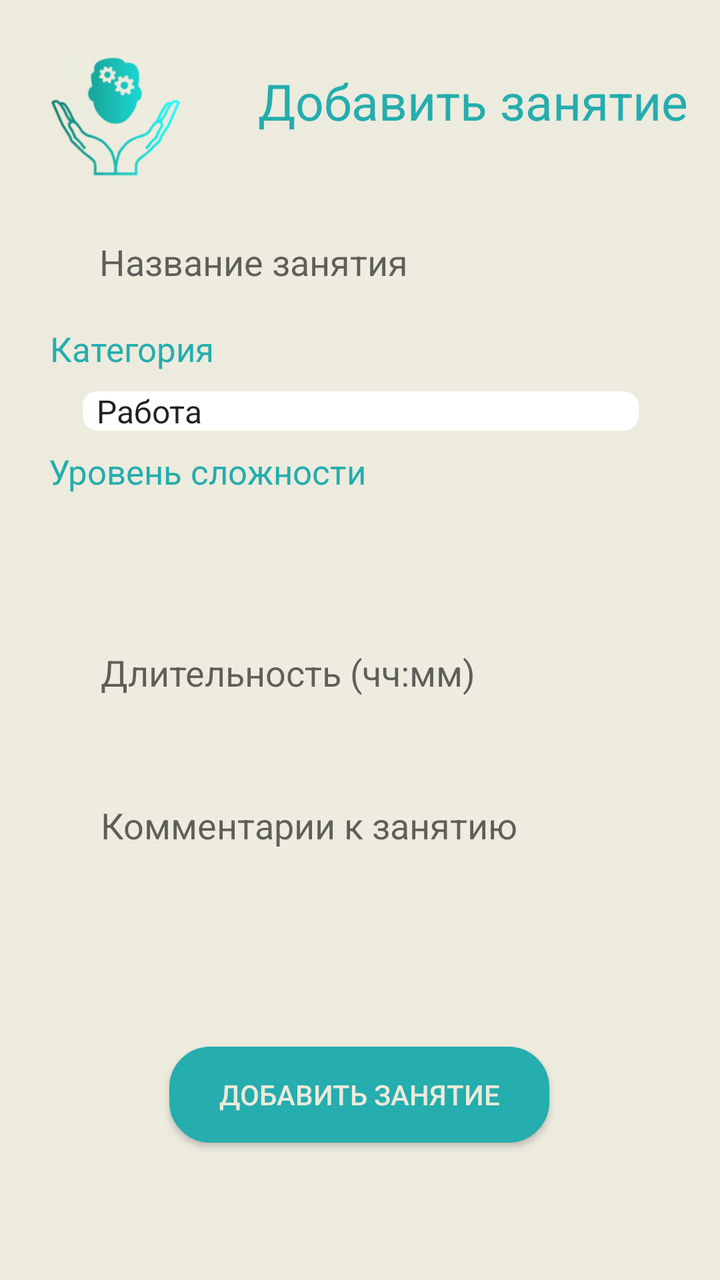
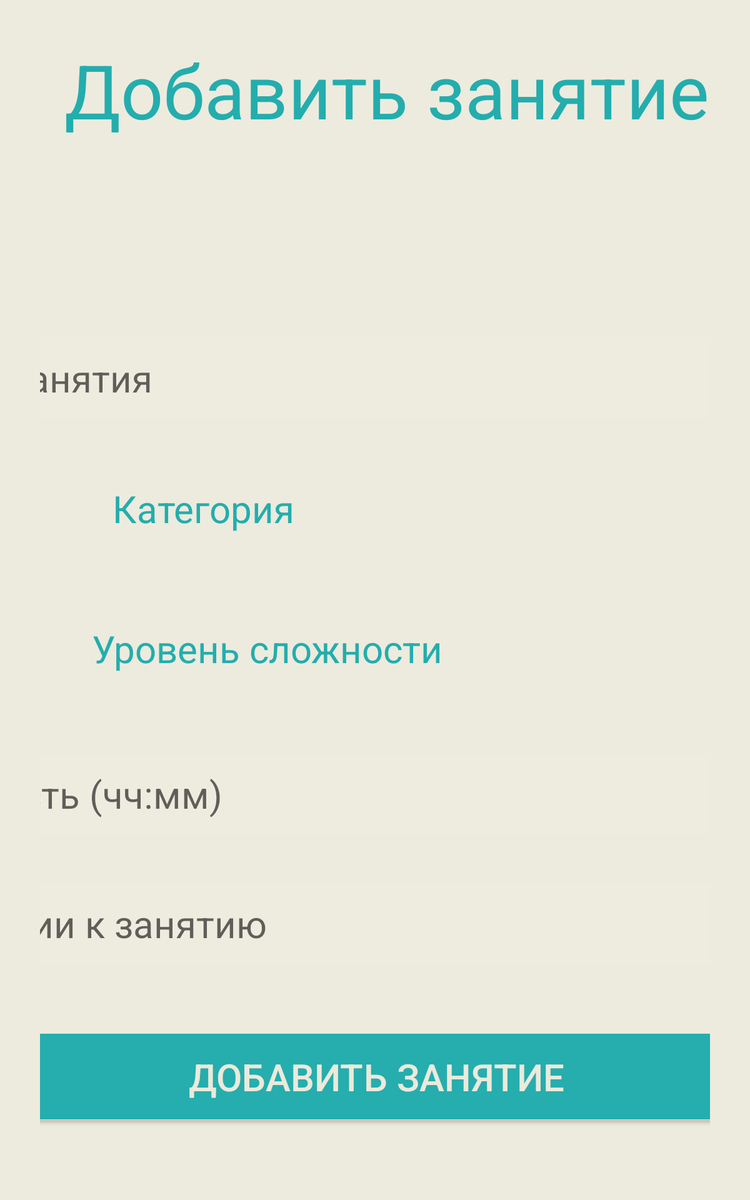

First picture: res/layout/ on a phone held upright. Second picture: the repository's own variant of that layout, on a device whose configuration matches the variant's folder. Source for both follows.
<!-- AndroidManifest.xml: application theme Theme.EmoMind -->
<!-- res/layout/activity_adding_event.xml -->
<?xml version="1.0" encoding="utf-8"?>
<androidx.constraintlayout.widget.ConstraintLayout xmlns:android="http://schemas.android.com/apk/res/android"
    xmlns:app="http://schemas.android.com/apk/res-auto"
    xmlns:tools="http://schemas.android.com/tools"
    android:layout_width="match_parent"
    android:layout_height="match_parent"
    android:background="#ECEBDE"
    android:padding="16dp">

    <TextView
        android:id="@+id/textView3"
        android:layout_width="wrap_content"
        android:layout_height="wrap_content"
        android:shadowColor="#24ADAD"
        android:text="@string/difficulty_level"
        android:textColor="#24ADAD"
        android:textColorLink="#24ADAD"
        android:textSize="17sp"
        app:layout_constraintBottom_toBottomOf="parent"
        app:layout_constraintEnd_toEndOf="parent"
        app:layout_constraintHorizontal_bias="0.05"
        app:layout_constraintStart_toStartOf="parent"
        app:layout_constraintTop_toTopOf="parent"
        app:layout_constraintVertical_bias="0.356" />

    <ImageView
        android:id="@+id/imageView6"
        android:layout_width="80dp"
        android:layout_height="80dp"
        app:layout_constraintBottom_toBottomOf="parent"
        app:layout_constraintEnd_toStartOf="@+id/textViewAddActivity"
        app:layout_constraintHorizontal_bias="0.0"
        app:layout_constraintStart_toStartOf="parent"
        app:layout_constraintTop_toTopOf="parent"
        app:layout_constraintVertical_bias="0.0"
        app:srcCompat="@drawable/image_2024_09_21_13_00_45" />

    <TextView
        android:id="@+id/textViewAddActivity"
        android:layout_width="wrap_content"
        android:layout_height="wrap_content"
        android:text="@string/add_activity"
        android:textColor="#24ADAD"
        android:textSize="25sp"
        android:textStyle="normal"
        app:layout_constraintBottom_toBottomOf="parent"
        app:layout_constraintEnd_toEndOf="parent"
        app:layout_constraintHorizontal_bias="1.0"
        app:layout_constraintStart_toStartOf="parent"
        app:layout_constraintTop_toTopOf="parent"
        app:layout_constraintVertical_bias="0.031" />

    <Spinner
        android:id="@+id/spinnerTags"
        android:layout_width="280dp"
        android:layout_height="wrap_content"
        android:background="@drawable/custom_spinner_shape"
        android:entries="@array/tags_array"
        android:prompt="@string/tag_prompt"
        app:layout_constraintBottom_toBottomOf="parent"
        app:layout_constraintEnd_toEndOf="parent"
        app:layout_constraintHorizontal_bias="0.505"
        app:layout_constraintStart_toStartOf="parent"
        app:layout_constraintTop_toTopOf="parent"
        app:layout_constraintVertical_bias="0.305" />

    <EditText
        android:id="@+id/editTextActivityName"
        android:layout_width="280dp"
        android:layout_height="wrap_content"
        android:background="@drawable/custom_edittext_shape"
        android:hint="@string/activity_name_hint"
        android:padding="10dp"
        app:layout_constraintBottom_toBottomOf="parent"
        app:layout_constraintEnd_toEndOf="parent"
        app:layout_constraintHorizontal_bias="0.494"
        app:layout_constraintStart_toStartOf="parent"
        app:layout_constraintTop_toBottomOf="@+id/textViewAddActivity"
        app:layout_constraintVertical_bias="0.081" />

    <EditText
        android:id="@+id/editTextDuration"
        android:layout_width="280dp"
        android:layout_height="wrap_content"
        android:layout_marginBottom="32dp"
        android:background="@drawable/custom_edittext_shape"
        android:hint="@string/duration_hint"
        android:padding="10dp"
        app:layout_constraintBottom_toTopOf="@+id/editTextComments"
        app:layout_constraintEnd_toEndOf="parent"
        app:layout_constraintHorizontal_bias="0.505"
        app:layout_constraintStart_toStartOf="parent"
        app:layout_constraintTop_toBottomOf="@+id/editTextIntensity"
        app:layout_constraintVertical_bias="0.589"
        tools:ignore="UnknownId" />

    <EditText
        android:id="@+id/editTextComments"
        android:layout_width="280dp"
        android:layout_height="wrap_content"
        android:background="@drawable/custom_edittext_shape"
        android:hint="@string/comments_hint"
        android:padding="10dp"
        app:layout_constraintBottom_toBottomOf="parent"
        app:layout_constraintEnd_toEndOf="parent"
        app:layout_constraintHorizontal_bias="0.505"
        app:layout_constraintStart_toStartOf="parent"
        app:layout_constraintTop_toTopOf="parent"
        app:layout_constraintVertical_bias="0.664" />

    <Spinner
        android:id="@+id/spinnerIntensity"
        android:layout_width="280dp"
        android:layout_height="wrap_content"
        android:background="@drawable/custom_spinner_shape"
        app:layout_constraintBottom_toBottomOf="parent"
        app:layout_constraintEnd_toEndOf="parent"
        app:layout_constraintHorizontal_bias="0.505"
        app:layout_constraintStart_toStartOf="parent"
        app:layout_constraintTop_toTopOf="parent"
        app:layout_constraintVertical_bias="0.416" />

    <Button
        android:id="@+id/buttonAddActivity"
        android:layout_width="190dp"
        android:layout_height="wrap_content"
        android:background="@drawable/custom_button_shape"
        android:padding="12dp"
        android:text="@string/add_activity_button"
        android:textColor="#EBEADB"
        app:layout_constraintBottom_toBottomOf="parent"
        app:layout_constraintEnd_toEndOf="parent"
        app:layout_constraintHorizontal_bias="0.497"
        app:layout_constraintStart_toStartOf="parent"
        app:layout_constraintTop_toBottomOf="@+id/editTextComments"
        app:layout_constraintVertical_bias="0.628" />

    <TextView
        android:id="@+id/textView2"
        android:layout_width="wrap_content"
        android:layout_height="wrap_content"
        android:shadowColor="#24ADAD"
        android:text="@string/category"
        android:textColor="#24ADAD"
        android:textColorLink="#24ADAD"
        android:textSize="17sp"
        app:layout_constraintBottom_toBottomOf="parent"
        app:layout_constraintEnd_toEndOf="parent"
        app:layout_constraintHorizontal_bias="0.037"
        app:layout_constraintStart_toStartOf="parent"
        app:layout_constraintTop_toTopOf="parent"
        app:layout_constraintVertical_bias="0.251" />

</androidx.constraintlayout.widget.ConstraintLayout>
<!-- resources referenced by this layout -->
<resources>
  <string-array name="tags_array">
          <item>Работа</item>
          <item>Досуг</item>
          <item>Общение</item>
          <item>Спорт</item>
          <item>Учеба</item>
          <item>Релаксация</item>
      </string-array>
  <!-- drawable custom_button_shape (drawable) -->
  <?xml version="1.0" encoding="utf-8"?>
  <shape xmlns:android="http://schemas.android.com/apk/res/android"
      android:shape="rectangle">
      <corners android:radius="20dp"/>
      <stroke
          android:width="1dp"
          android:color="#26ADAD"/>
      <solid android:color="#26ADAD"/>
  </shape>
  <!-- drawable custom_edittext_shape (drawable) -->
  <?xml version="1.0" encoding="utf-8"?>
  <shape xmlns:android="http://schemas.android.com/apk/res/android"
      android:shape="rectangle">
      <corners android:radius="15dp"/>
      <stroke
          android:width="1dp"
          android:color="#EDECDF"/>
      <solid android:color="#EDECDF"/>
  </shape>
  <!-- drawable custom_spinner_shape (drawable) -->
  <?xml version="1.0" encoding="utf-8"?>
  <shape xmlns:android="http://schemas.android.com/apk/res/android">
      <solid android:color="#FFFFFF"/> 
      <corners android:radius="8dp"/> 
      <stroke
          android:width="1dp"
          android:color="#EDECDF"/> 
  </shape>
  <!-- drawable image_2024_09_21_13_00_45: png bitmap (drawable, 13792 bytes) -->
  <string name="activity_name_hint" translatable="true">Название занятия</string>
  <string name="add_activity" translatable="true">Добавить занятие</string>
  <string name="add_activity_button" translatable="true">Добавить занятие</string>
  <string name="category" translatable="true">Категория</string>
  <string name="comments_hint" translatable="true">Комментарии к занятию</string>
  <string name="difficulty_level" translatable="true">Уровень сложности</string>
  <string name="duration_hint" translatable="true">Длительность (чч:мм)</string>
  <string name="tag_prompt" translatable="true">Выберите категорию</string>
  <style name="Theme.EmoMind" parent="Theme.AppCompat.Light.NoActionBar">
      </style>
</resources>
<!-- res/layout-large/activity_adding_event.xml (the repository's variant of the layout above) -->
<!-- drawn on a 7-inch tablet held upright -->
<?xml version="1.0" encoding="utf-8"?>
<androidx.constraintlayout.widget.ConstraintLayout xmlns:android="http://schemas.android.com/apk/res/android"
    xmlns:app="http://schemas.android.com/apk/res-auto"
    xmlns:tools="http://schemas.android.com/tools"
    android:layout_width="match_parent"
    android:layout_height="match_parent"
    android:background="#ECEBDE"
    android:padding="32dp">

    <Spinner
        android:id="@+id/spinnerIntensity2"
        android:layout_width="900dp"
        android:layout_height="wrap_content"
        android:background="@drawable/custom_spinner_shape"
        app:layout_constraintBottom_toBottomOf="parent"
        app:layout_constraintEnd_toEndOf="parent"
        app:layout_constraintHorizontal_bias="0.491"
        app:layout_constraintStart_toStartOf="parent"
        app:layout_constraintTop_toTopOf="parent"
        app:layout_constraintVertical_bias="0.597" />

    <ImageView
        android:id="@+id/imageView6"
        android:layout_width="190dp"
        android:layout_height="190dp"
        android:layout_marginEnd="572dp"
        app:layout_constraintBottom_toBottomOf="parent"
        app:layout_constraintEnd_toEndOf="parent"
        app:layout_constraintHorizontal_bias="0.0"
        app:layout_constraintStart_toStartOf="parent"
        app:layout_constraintTop_toTopOf="parent"
        app:layout_constraintVertical_bias="0.0"
        app:srcCompat="@drawable/image_2024_09_21_13_00_45" />

    <TextView
        android:id="@+id/textView3"
        android:layout_width="wrap_content"
        android:layout_height="wrap_content"
        android:shadowColor="#24ADAD"
        android:text="@string/difficulty_level"
        android:textColor="#24ADAD"
        android:textSize="30sp"
        app:layout_constraintBottom_toTopOf="@+id/spinnerIntensity2"
        app:layout_constraintEnd_toEndOf="parent"
        app:layout_constraintHorizontal_bias="0.163"
        app:layout_constraintStart_toStartOf="parent"
        app:layout_constraintTop_toTopOf="parent"
        app:layout_constraintVertical_bias="0.943" />

    <EditText
        android:id="@+id/editTextDuration"
        android:layout_width="900dp"
        android:layout_height="wrap_content"
        android:background="@drawable/custom_edittext_shape"
        android:hint="@string/duration_hint"
        android:padding="12dp"
        android:textSize="30sp"
        app:layout_constraintBottom_toBottomOf="parent"
        app:layout_constraintEnd_toEndOf="parent"
        app:layout_constraintHorizontal_bias="0.502"
        app:layout_constraintStart_toStartOf="parent"
        app:layout_constraintTop_toTopOf="parent"
        app:layout_constraintVertical_bias="0.687" />

    <TextView
        android:id="@+id/textView2"
        android:layout_width="wrap_content"
        android:layout_height="wrap_content"
        android:shadowColor="#24ADAD"
        android:text="@string/category"
        android:textColor="#24ADAD"
        android:textSize="30sp"
        app:layout_constraintBottom_toTopOf="@+id/spinnerTags"
        app:layout_constraintEnd_toEndOf="parent"
        app:layout_constraintHorizontal_bias="0.148"
        app:layout_constraintStart_toStartOf="parent"
        app:layout_constraintTop_toTopOf="parent"
        app:layout_constraintVertical_bias="0.947" />

    <EditText
        android:id="@+id/editTextComments"
        android:layout_width="900dp"
        android:layout_height="wrap_content"
        android:background="@drawable/custom_edittext_shape"
        android:hint="@string/comments_hint"
        android:padding="12dp"
        android:textSize="30sp"
        app:layout_constraintBottom_toBottomOf="parent"
        app:layout_constraintEnd_toEndOf="parent"
        app:layout_constraintHorizontal_bias="0.499"
        app:layout_constraintStart_toStartOf="parent"
        app:layout_constraintTop_toTopOf="parent"
        app:layout_constraintVertical_bias="0.811" />

    <Spinner
        android:id="@+id/spinnerTags"
        android:layout_width="900dp"
        android:layout_height="wrap_content"
        android:background="@drawable/custom_spinner_shape"
        app:layout_constraintBottom_toBottomOf="parent"
        app:layout_constraintEnd_toEndOf="parent"
        app:layout_constraintHorizontal_bias="0.492"
        app:layout_constraintStart_toStartOf="parent"
        app:layout_constraintTop_toTopOf="parent"
        app:layout_constraintVertical_bias="0.463" />

    <EditText
        android:id="@+id/editTextActivityName"
        android:layout_width="900dp"
        android:layout_height="wrap_content"
        android:background="@drawable/custom_edittext_shape"
        android:hint="@string/activity_name_hint"
        android:padding="12dp"
        android:textSize="30sp"
        app:layout_constraintBottom_toBottomOf="parent"
        app:layout_constraintEnd_toEndOf="parent"
        app:layout_constraintHorizontal_bias="0.499"
        app:layout_constraintStart_toStartOf="parent"
        app:layout_constraintTop_toTopOf="parent"
        app:layout_constraintVertical_bias="0.286" />

    <TextView
        android:id="@+id/textViewAddActivity"
        android:layout_width="wrap_content"
        android:layout_height="wrap_content"
        android:text="@string/add_activity"
        android:textColor="#24ADAD"
        android:textSize="60sp"
        app:layout_constraintBottom_toBottomOf="parent"
        app:layout_constraintEnd_toEndOf="parent"
        app:layout_constraintHorizontal_bias="0.972"
        app:layout_constraintStart_toStartOf="parent"
        app:layout_constraintTop_toTopOf="parent"
        app:layout_constraintVertical_bias="0.0" />

    <Button
        android:id="@+id/buttonAddActivity"
        android:layout_width="800dp"
        android:layout_height="wrap_content"
        android:background="@drawable/custom_button_shape"
        android:padding="14dp"
        android:text="@string/add_activity_button"
        android:textColor="#EBEADB"
        android:textSize="30sp"
        app:layout_constraintBottom_toBottomOf="parent"
        app:layout_constraintEnd_toEndOf="parent"
        app:layout_constraintHorizontal_bias="0.499"
        app:layout_constraintStart_toStartOf="parent"
        app:layout_constraintTop_toTopOf="parent"
        app:layout_constraintVertical_bias="0.961" />

</androidx.constraintlayout.widget.ConstraintLayout>
<!-- resources referenced by the variant -->
<!-- as a 7-inch tablet held upright resolves them -->
<resources>
  <!-- drawable custom_button_shape (drawable) -->
  <?xml version="1.0" encoding="utf-8"?>
  <shape xmlns:android="http://schemas.android.com/apk/res/android"
      android:shape="rectangle">
      <corners android:radius="20dp"/>
      <stroke
          android:width="1dp"
          android:color="#26ADAD"/>
      <solid android:color="#26ADAD"/>
  </shape>
  <!-- drawable custom_edittext_shape (drawable) -->
  <?xml version="1.0" encoding="utf-8"?>
  <shape xmlns:android="http://schemas.android.com/apk/res/android"
      android:shape="rectangle">
      <corners android:radius="15dp"/>
      <stroke
          android:width="1dp"
          android:color="#EDECDF"/>
      <solid android:color="#EDECDF"/>
  </shape>
  <!-- drawable custom_spinner_shape (drawable) -->
  <?xml version="1.0" encoding="utf-8"?>
  <shape xmlns:android="http://schemas.android.com/apk/res/android">
      <solid android:color="#FFFFFF"/> 
      <corners android:radius="8dp"/> 
      <stroke
          android:width="1dp"
          android:color="#EDECDF"/> 
  </shape>
  <!-- drawable image_2024_09_21_13_00_45: png bitmap (drawable, 13792 bytes) -->
  <string name="activity_name_hint" translatable="true">Название занятия</string>
  <string name="add_activity" translatable="true">Добавить занятие</string>
  <string name="add_activity_button" translatable="true">Добавить занятие</string>
  <string name="category" translatable="true">Категория</string>
  <string name="comments_hint" translatable="true">Комментарии к занятию</string>
  <string name="difficulty_level" translatable="true">Уровень сложности</string>
  <string name="duration_hint" translatable="true">Длительность (чч:мм)</string>
  <style name="Theme.EmoMind" parent="Theme.AppCompat.Light.NoActionBar">
      </style>
</resources>
